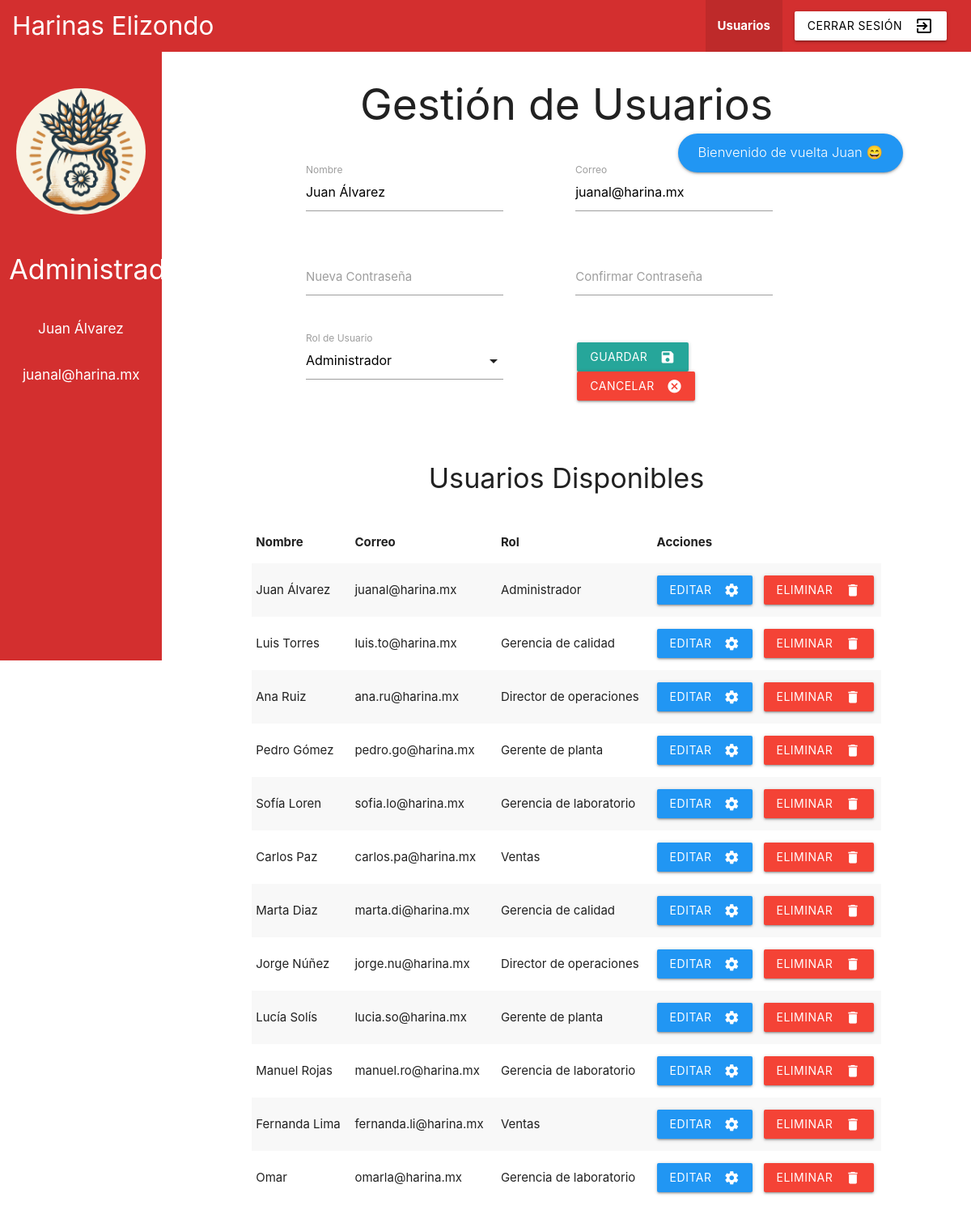
/dashboard.php?user_id=1 (signed in), run on the app's committed database.
### tables this page shows
CREATE TABLE `rol` (
  `id_rol` int(11) NOT NULL,
  `rol` varchar(50) NOT NULL,
  `color` varchar(50) NOT NULL
);

CREATE TABLE `usuario` (
  `id_usuario` int(11) NOT NULL,
  `nombre` varchar(100) NOT NULL,
  `contra` varchar(32) NOT NULL,
  `id_rol` int(11) DEFAULT NULL,
  `correo` varchar(100) NOT NULL
);

### actions/db.php (called while the page is built, shortened)
<?php
function query ($conn, $q) {
    return $conn->query($q);
}
?>

### views/usuarios.php (the view, shortened to what this page needs)
<?php
	$result_roles = query($conn, "SELECT * FROM rol;");
	$result_users = query($conn, "SELECT * FROM usuario;");
	$roles_array = array();
	$update_mode = isset($_GET['user_id']);
	$update = "";
	if ($update_mode) {
		$user_update = query($conn, "SELECT * FROM usuario WHERE id_usuario=".$_GET['user_id'].";");
		$update = $user_update->fetch_assoc();
	}
?>
<div class="col s12">
	<div class="row center-align">
		<h2>Gestión de Usuarios</h2>
	</div>
	<div class="row">
		<form class="col s12" method="POST" action="actions/usuarios.php<?php echo $update_mode ? "?user_update_id=".$_GET['user_id'] : "" ?>">
			<div class="row">
				<div class="input-field col s4 offset-s1">
					<input id="nombre" type="text" class="validate" name="name" value="<?php echo $update_mode ? $update['nombre'] : ""; ?>">
					<label for="nombre">Nombre</label>
		        </div>
		        <div class="input-field col s4 offset-s1">
					<input id="correo" type="text" class="validate" name="email" value="<?php echo $update_mode ? $update['correo'] : ""; ?>">
					<label for="correo">Correo</label>
		        </div>
		    </div>
		    <div class="row">
				<div class="input-field col s4 offset-s1">
					<input id="password" type="password" class="validate" name="password">
					<label for="password"><?php echo $update_mode ? "Nueva " : "" ?>Contraseña</label>
		        </div>
		        <div class="input-field col s4 offset-s1">
					<input id="repeat" type="password" class="validate" name="repeat">
					<label for="repeat">Confirmar Contraseña</label>
		        </div>
		    </div>
		    <div class="row">
			    <div class="input-field col s4 offset-s1">
						<?php
							while ($row = $result_roles->fetch_assoc()) {
								$roles_array[] = $row['rol'];
    						}
						?>
					<label>Rol de Usuario</label>
				</div>
				<div class="input-field col s4 offset-s1">
					<div class="buttons-row row">
						<button class="<?php echo $update_mode ? "" : "hide "; ?>margin-left waves-effect waves-light btn" name="action" value="update" type="submit">
							<i class="material-icons right">save</i>Guardar
						</button>
						<a href="dashboard.php" class="<?php echo $update_mode ? "" : "hide "; ?> margin-left waves-effect waves-light btn red">
							<i class="material-icons right">cancel</i>Cancelar
						</a>
					</div>
				</div>
			</div>
		</form>
	</div>
	<div class="row center-align">
		<h4>Usuarios Disponibles</h4>
	</div>
	<div class="row">
		<div class="col s12">
			<table class="striped">
				<thead>
					<tr>
						<th>Nombre</th>
						<th>Correo</th>
						<th>Rol</th>
						<th>Acciones</th>
					</tr>
				</thead>
				<tbody>
					<?php
						while ($row = $result_users->fetch_assoc()) {
							echo "<tr>";
							echo "<td>".$row['nombre']."</td>";
							echo "<td>".$row['correo']."</td>";
							echo "<td>".$roles_array[$row['id_rol']-1]."</td>";
							echo "<td>";
							echo "<a class=\"blue waves-effect waves-light btn\" href=\"?user_id=".$row["id_usuario"]."\"><i class=\"material-icons right\">settings</i>Editar</a>";
							echo "<a class=\"red margin-left waves-effect waves-light btn\" href=\"actions/usuarios.php?user_id=".$row["id_usuario"]."\"><i class=\"material-icons right\">delete</i>Eliminar</a>";
							echo "</td>";
							echo "</tr>";
						}
					?>
				</tbody>
			</table>
		</div>
	</div>
</div>

### components/sidebar.php
<div class="sidebar col s2 <?php echo $role['color']; ?>">
	<div class="row">
		<img class="img-sidebar" src="assets/icon.png">
	</div>
	<div class="row">
		<div class="col s12 center-align">
			<h4 class="white-text title"><?php echo $role['rol']; ?></h4>
		</div>
	</div>
	<div class="row">
		<div class="col s10 offset-s1 center-align">
			<h6 class="white-text"><?php echo $_SESSION['nombre']; ?></h6>
		</div>
	</div>
	<div class="row">
		<div class="col s10 offset-s1 center-align">
			<h6 class="white-text"><?php echo $_SESSION['correo']; ?></h6>
		</div>
	</div>
</div>

### dashboard.php (style rules this page uses)
.title { text-transform: capitalize; }
.img-sidebar { width: 80%; border-radius: 100%; margin-left: 10%; margin-top: 3rem; }
.sidebar { height: 94vh; position: fixed; }

### views/usuarios.php (style rules this page uses)
.margin-left { margin-left: 5%; }

### data on the page
rol: rol "Administrador"
usuario: name "Juan Álvarez", email "juanal@harina.mx", nombre "Juan Álvarez", correo "juanal@harina.mx", id_rol "Administrador"
usuario: nombre "Luis Torres", correo "luis.to@harina.mx", id_rol "Gerencia de calidad"
usuario: nombre "Ana Ruiz", correo "ana.ru@harina.mx", id_rol "Director de operaciones"
usuario: nombre "Pedro Gómez", correo "pedro.go@harina.mx", id_rol "Gerente de planta"
usuario: nombre "Sofía Loren", correo "sofia.lo@harina.mx", id_rol "Gerencia de laboratorio"
usuario: nombre "Carlos Paz", correo "carlos.pa@harina.mx", id_rol "Ventas"
usuario: nombre "Marta Diaz", correo "marta.di@harina.mx", id_rol "Gerencia de calidad"
usuario: nombre "Jorge Núñez", correo "jorge.nu@harina.mx", id_rol "Director de operaciones"
usuario: nombre "Lucía Solís", correo "lucia.so@harina.mx", id_rol "Gerente de planta"
usuario: nombre "Manuel Rojas", correo "manuel.ro@harina.mx", id_rol "Gerencia de laboratorio"
usuario: nombre "Fernanda Lima", correo "fernanda.li@harina.mx", id_rol "Ventas"
usuario: nombre "Omar", correo "omarla@harina.mx", id_rol "Gerencia de laboratorio"

### other printed values
$view "Usuarios"
$_SESSION['nombre'] "Juan Álvarez"
$_SESSION['correo'] "juanal@harina.mx"
